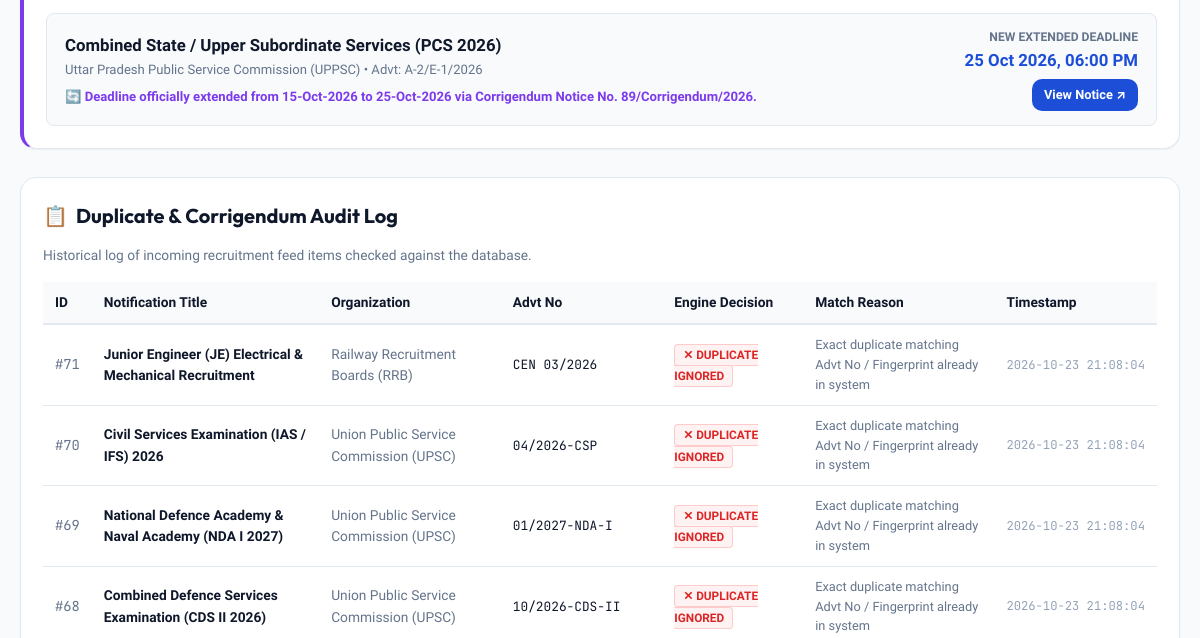
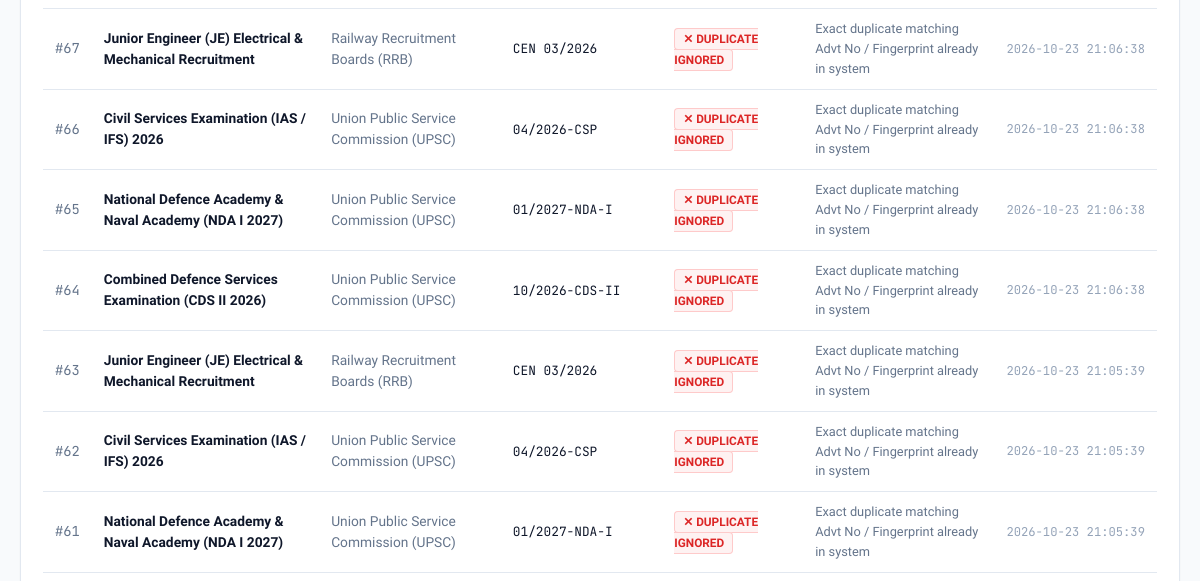
/duplicates (middle part), run on an earlier commit of the app's database (2 pictures, top to bottom).
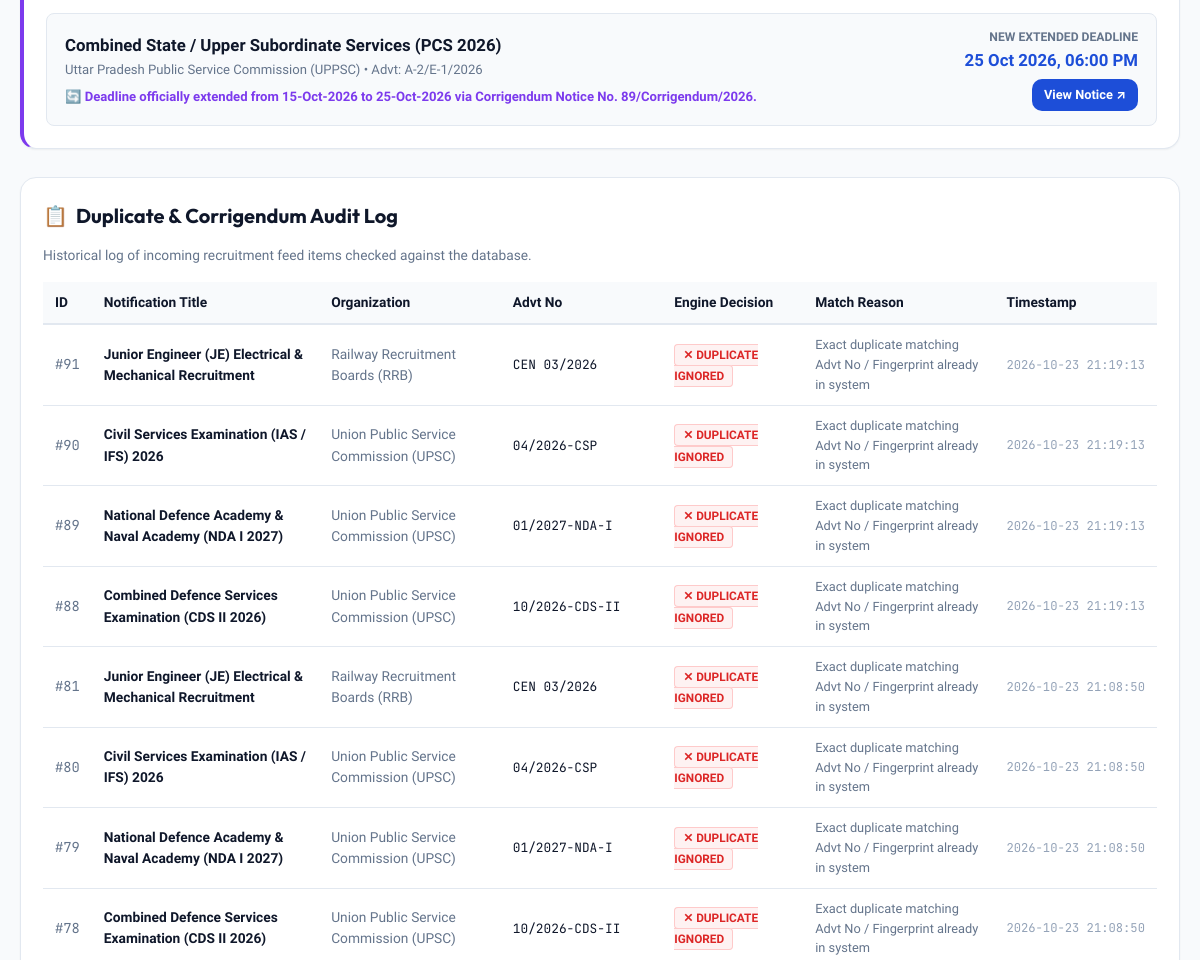
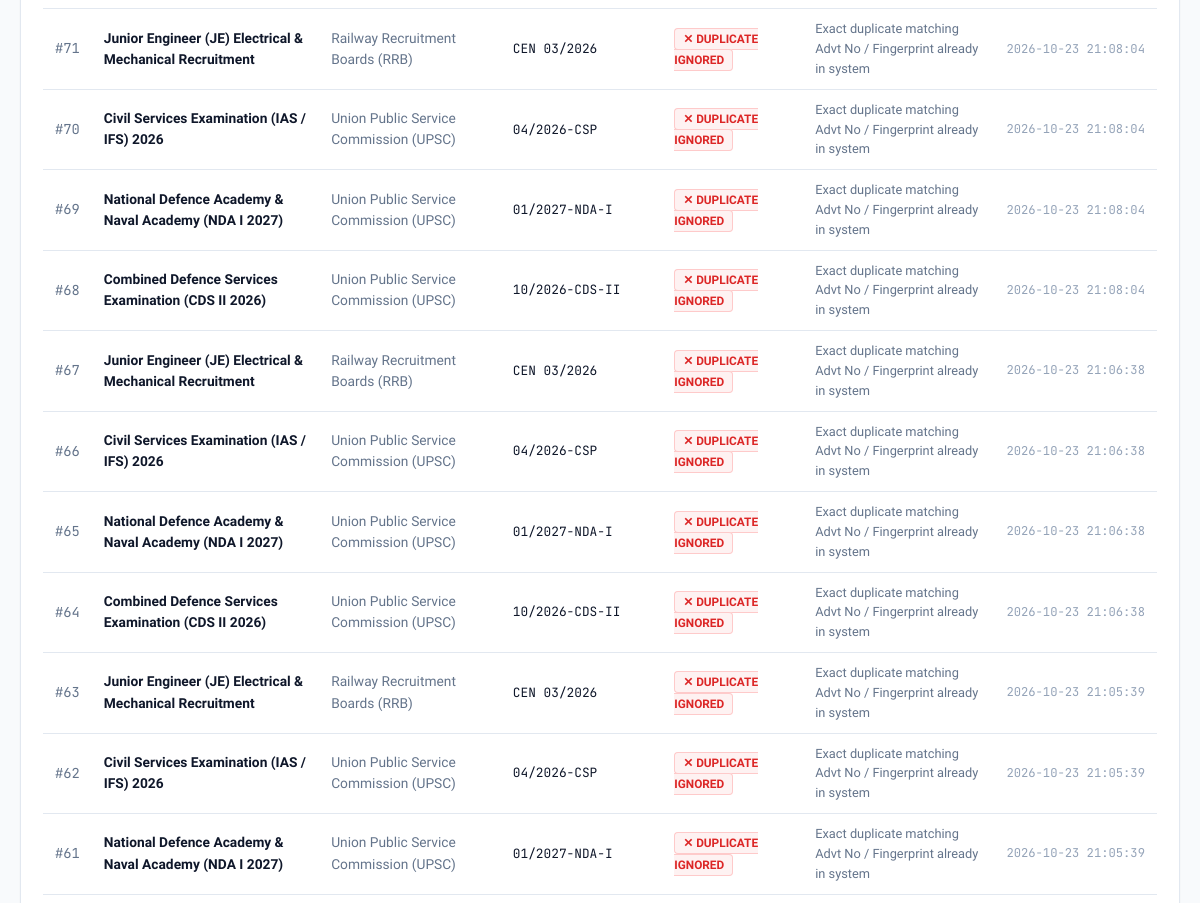
And on a later commit of the database (2 pictures, top to bottom).
### tables this page shows
CREATE TABLE jobs (
        id INTEGER PRIMARY KEY AUTOINCREMENT,
        hash_fingerprint TEXT UNIQUE NOT NULL,
        title TEXT NOT NULL,
        organization TEXT NOT NULL,
        advt_no TEXT NOT NULL,
        category TEXT NOT NULL,
        state TEXT NOT NULL,
        vacancies INTEGER NOT NULL DEFAULT 1,
        salary_pay TEXT,
        min_age INTEGER NOT NULL DEFAULT 18,
        max_age INTEGER NOT NULL DEFAULT 35,
        min_qualification TEXT NOT NULL,
        qualification_details TEXT,
        stream_specialization TEXT DEFAULT 'Any',
        age_relaxation_json TEXT,
        application_start TEXT,
        deadline TEXT NOT NULL,
        original_deadline TEXT,
        is_extended INTEGER DEFAULT 0,
        corrigendum_note TEXT,
        application_fee TEXT,
        official_notification_url TEXT NOT NULL,
        official_apply_url TEXT NOT NULL,
        source_portal TEXT NOT NULL,
        is_verified INTEGER DEFAULT 1,
        created_at TEXT NOT NULL,
        updated_at TEXT NOT NULL
    );

CREATE TABLE duplicate_logs (
        id INTEGER PRIMARY KEY AUTOINCREMENT,
        incoming_title TEXT NOT NULL,
        incoming_org TEXT NOT NULL,
        incoming_advt TEXT NOT NULL,
        matched_job_id INTEGER,
        status TEXT NOT NULL,
        match_reason TEXT NOT NULL,
        detected_at TEXT NOT NULL
    );

### app.py (the view)
@app.route('/duplicates')
def duplicates_page():
    conn = get_db_connection()
    cursor = conn.cursor()
    cursor.execute("SELECT * FROM duplicate_logs ORDER BY id DESC LIMIT 50")
    logs = cursor.fetchall()
    cursor.execute("SELECT * FROM jobs WHERE is_extended = 1 ORDER BY updated_at DESC")
    extended_jobs = cursor.fetchall()
    conn.close()
    enriched_extended = [enrich_job_with_deadline_meta(j) for j in extended_jobs]
    return render_template('duplicates.html', logs=logs, extended_jobs=enriched_extended)

### app.py (called while the page is built)
def get_current_system_time():
    return datetime(2026, 10, 20, 11, 0, 0)

def parse_deadline(deadline_str):
    try:
        return datetime.strptime(deadline_str, "%Y-%m-%d %H:%M:%S")
    except Exception:
        try:
            return datetime.strptime(deadline_str[:10], "%Y-%m-%d")
        except Exception:
            return datetime.now() + timedelta(days=7)

@app.context_processor
def inject_global_data():
    now = get_current_system_time()
    return {
        "current_time_str": now.strftime("%d %B %Y, %I:%M %p"),
        "current_year": 2026
    }

### database.py (called while the page is built, shortened)
def get_db_path():
    return ORIGINAL_DB_PATH

def get_db_connection():
    conn = sqlite3.connect(get_db_path())
    conn.row_factory = sqlite3.Row
    return conn

### services/scraper_service.py (called while the page is built, shortened)
def verify_official_link(url: str):
    if not url or url.startswith("#"):
        return {"is_official": False, "reason": "No valid URL provided"}
    try:
        parsed = urlparse(url)
        hostname = (parsed.hostname or "").lower()
        if hostname.endswith(".gov.in") or hostname.endswith(".nic.in"):
            return {
                "is_official": True,
                "domain": hostname,
                "badge": "Official .GOV.IN Portal",
                "message": "Authentic government portal verified by National Informatics Centre (NIC)."
            }
    except Exception as e:
        return {"is_official": False, "reason": str(e)}

### templates/duplicates.html (shortened to what this page needs)
{% extends "base.html" %}
{% block content %}
<div class="search-filter-card" style="margin-bottom: 28px; border-left: 4px solid var(--extended);">
  {% if extended_jobs %}
    <div style="display: flex; flex-direction: column; gap: 14px;">
      {% for job in extended_jobs %}
        <div style="background: var(--bg-primary); border: 1px solid var(--border-color); border-radius: 8px; padding: 14px 18px; display: flex; justify-content: space-between; align-items: center; flex-wrap: wrap; gap: 14px;">
          <div>
            <a href="{{ url_for('job_detail', job_id=job.id) }}" style="font-weight: 700; font-size: 1.05rem; color: var(--text-main);">
              {{ job.title }}
            </a>
            <div style="font-size: 0.82rem; color: var(--text-muted); margin-top: 2px;">
              {{ job.organization }} • Advt: {{ job.advt_no }}
            </div>
            <div style="font-size: 0.82rem; color: var(--extended); font-weight: 600; margin-top: 6px;">
              🔄 {{ job.corrigendum_note }}
            </div>
          </div>
          <div style="text-align: right;">
            <div style="font-size: 0.76rem; text-transform: uppercase; color: var(--text-muted); font-weight: 700;">New Extended Deadline</div>
            <div style="font-size: 1.05rem; font-weight: 800; color: var(--primary);">
              {{ job.deadline_formatted }}
            </div>
            <a href="{{ url_for('job_detail', job_id=job.id) }}" class="btn-primary-apply" style="padding: 6px 12px; font-size: 0.8rem; margin-top: 6px;">
              View Notice ↗
            </a>
          </div>
        </div>
      {% endfor %}
    </div>
  {% else %}
    <p style="color: var(--text-muted); font-size: 0.88rem;">No extended corrigendums currently active.</p>
  {% endif %}
</div>
<div class="search-filter-card">
  <h3 style="font-family: var(--font-display); font-size: 1.25rem; font-weight: 700; margin-bottom: 14px; display: flex; align-items: center; gap: 8px;">
    <span>📋</span> Duplicate & Corrigendum Audit Log
  </h3>
  <p style="font-size: 0.86rem; color: var(--text-muted); margin-bottom: 16px;">
    Historical log of incoming recruitment feed items checked against the database.
  </p>
  <div style="overflow-x: auto;">
    <table style="width: 100%; border-collapse: collapse; font-size: 0.86rem; text-align: left;">
      <thead>
        <tr style="background: var(--bg-primary); border-bottom: 2px solid var(--border-color);">
          <th style="padding: 10px 12px; font-weight: 700;">ID</th>
          <th style="padding: 10px 12px; font-weight: 700;">Notification Title</th>
          <th style="padding: 10px 12px; font-weight: 700;">Organization</th>
          <th style="padding: 10px 12px; font-weight: 700;">Advt No</th>
          <th style="padding: 10px 12px; font-weight: 700;">Engine Decision</th>
          <th style="padding: 10px 12px; font-weight: 700;">Match Reason</th>
          <th style="padding: 10px 12px; font-weight: 700;">Timestamp</th>
        </tr>
      </thead>
      <tbody>
        {% for log in logs %}
          <tr style="border-bottom: 1px solid var(--border-color);">
            <td style="padding: 10px 12px; font-family: var(--font-mono); color: var(--text-muted);">#{{ log.id }}</td>
            <td style="padding: 10px 12px; font-weight: 600; color: var(--text-main);">{{ log.incoming_title }}</td>
            <td style="padding: 10px 12px; color: var(--text-muted);">{{ log.incoming_org }}</td>
            <td style="padding: 10px 12px; font-family: var(--font-mono); font-size: 0.8rem;">{{ log.incoming_advt }}</td>
            <td style="padding: 10px 12px;">
              {% if log.status == 'DUPLICATE_IGNORED' %}
                <span style="background: var(--critical-bg); color: var(--critical); border: 1px solid var(--critical-border); padding: 3px 8px; border-radius: 4px; font-size: 0.74rem; font-weight: 700;">
                  ✕ DUPLICATE IGNORED
                </span>
              {% elif log.status == 'CORRIGENDUM_UPDATED' %}
                <span style="background: var(--extended-bg); color: var(--extended); border: 1px solid var(--extended-border); padding: 3px 8px; border-radius: 4px; font-size: 0.74rem; font-weight: 700;">
                  🔄 CORRIGENDUM UPDATED
                </span>
              {% elif log.status == 'NEW_INSERTED' %}
                <span style="background: var(--open-bg); color: var(--open); border: 1px solid var(--open-border); padding: 3px 8px; border-radius: 4px; font-size: 0.74rem; font-weight: 700;">
                  ✓ NEW INSERTED
                </span>
              {% else %}
                <span style="background: var(--urgent-bg); color: var(--urgent); padding: 3px 8px; border-radius: 4px; font-size: 0.74rem; font-weight: 700;">
                  {{ log.status }}
                </span>
              {% endif %}
            </td>
            <td style="padding: 10px 12px; font-size: 0.8rem; color: var(--text-muted);">{{ log.match_reason }}</td>
            <td style="padding: 10px 12px; font-size: 0.76rem; font-family: var(--font-mono); color: var(--text-light); white-space: nowrap;">{{ log.detected_at }}</td>
          </tr>
        {% endfor %}
      </tbody>
    </table>
  </div>
</div>
{% endblock %}

### templates/base.html (shortened to what this page needs)
<!DOCTYPE html>
<html lang="en">
<head>
  <link rel="stylesheet" href="{{ url_for('static', filename='css/style.css') }}">
</head>
<body>
  <main class="main-wrapper">
    {% block content %}{% endblock %}
  </main>
</body>
</html>

### static/css/style.css (style rules this page uses)
:root { --bg-primary: #f8fafc; --bg-surface: #ffffff; --bg-surface-elevated: #ffffff; --bg-glass: rgba(255, 255, 255, 0.85); --border-color: #e2e8f0; --border-focus: #3b82f6; --text-main: #0f172a; --text-muted: #64748b; --text-light: #94a3b8; --primary: #1d4ed8; --primary-hover: #1e40af; --primary-light: #eff6ff; --primary-border: #bfdbfe; --accent: #f59e0b; --accent-light: #fef3c7; --critical: #dc2626; --critical-bg: #fef2f2; --critical-border: #fecaca; --critical-pulse: rgba(220, 38, 38, 0.35); --urgent: #ea580c; --urgent-bg: #fff7ed; --urgent-border: #fed7aa; --approaching: #d97706; --approaching-bg: #fffbeb; --approaching-border: #fde68a; --open: #059669; --open-bg: #ecfdf5; --open-border: #a7f3d0; --closed: #64748b; --closed-bg: #f1f5f9; --closed-border: #cbd5e1; --extended: #7c3aed; --extended-bg: #f5f3ff; --extended-border: #ddd6fe; --shadow-sm: 0 1px 2px 0 rgba(0, 0, 0, 0.05); --shadow-md: 0 4px 6px -1px rgba(0, 0, 0, 0.07), 0 2px 4px -2px rgba(0, 0, 0, 0.05); --shadow-lg: 0 10px 15px -3px rgba(0, 0, 0, 0.08), 0 4px 6px -4px rgba(0, 0, 0, 0.04); --shadow-xl: 0 20px 25px -5px rgba(0, 0, 0, 0.1), 0 8px 10px -6px rgba(0, 0, 0, 0.05); --radius-sm: 6px; --radius-md: 10px; --radius-lg: 16px; --radius-full: 9999px; --font-sans: 'Plus Jakarta Sans', system-ui, -apple-system, sans-serif; --font-display: 'Outfit', sans-serif; --font-mono: 'JetBrains Mono', monospace; --transition: all 0.2s cubic-bezier(0.16, 1, 0.3, 1); }
*, *::before, *::after { box-sizing: border-box; margin: 0; padding: 0; }
body { font-family: var(--font-sans); background-color: var(--bg-primary); color: var(--text-main); line-height: 1.55; -webkit-font-smoothing: antialiased; min-height: 100vh; display: flex; flex-direction: column; }
a { color: inherit; text-decoration: none; }
.main-wrapper { max-width: 1320px; margin: 0 auto; padding: 24px 20px 60px; flex: 1; width: 100%; }
.search-filter-card { background: var(--bg-surface); border: 1px solid var(--border-color); border-radius: var(--radius-lg); padding: 22px; margin-bottom: 28px; box-shadow: var(--shadow-sm); }
.btn-primary-apply { flex: 1; background: var(--primary); color: white; padding: 9px 14px; border-radius: var(--radius-md); font-size: 0.88rem; font-weight: 700; text-align: center; display: inline-flex; align-items: center; justify-content: center; gap: 6px; transition: var(--transition); }

What changed in the data, as far as the page shows it:
added duplicate_logs: id "91", incoming_title "Junior Engineer (JE) Electrical & Mechanical Recruitment", incoming_org "Railway Recruitment Boards (RRB)", incoming_advt "CEN 03/2026", shows "✕ DUPLICATE IGNORED", match_reason "Exact duplicate matching Advt No / Fingerprint already in system", detected_at "2026-10-23 21:19:13"
added duplicate_logs: id "90", incoming_title "Civil Services Examination (IAS / IFS) 2026", incoming_org "Union Public Service Commission (UPSC)", incoming_advt "04/2026-CSP", shows "✕ DUPLICATE IGNORED", match_reason "Exact duplicate matching Advt No / Fingerprint already in system", detected_at "2026-10-23 21:19:13"
added duplicate_logs: id "89", incoming_title "National Defence Academy & Naval Academy (NDA I 2027)", incoming_org "Union Public Service Commission (UPSC)", incoming_advt "01/2027-NDA-I", shows "✕ DUPLICATE IGNORED", match_reason "Exact duplicate matching Advt No / Fingerprint already in system", detected_at "2026-10-23 21:19:13"
added duplicate_logs: id "88", incoming_title "Combined Defence Services Examination (CDS II 2026)", incoming_org "Union Public Service Commission (UPSC)", incoming_advt "10/2026-CDS-II", shows "✕ DUPLICATE IGNORED", match_reason "Exact duplicate matching Advt No / Fingerprint already in system", detected_at "2026-10-23 21:19:13"
added duplicate_logs: id "81", incoming_title "Junior Engineer (JE) Electrical & Mechanical Recruitment", incoming_org "Railway Recruitment Boards (RRB)", incoming_advt "CEN 03/2026", shows "✕ DUPLICATE IGNORED", match_reason "Exact duplicate matching Advt No / Fingerprint already in system", detected_at "2026-10-23 21:08:50"
added duplicate_logs: id "80", incoming_title "Civil Services Examination (IAS / IFS) 2026", incoming_org "Union Public Service Commission (UPSC)", incoming_advt "04/2026-CSP", shows "✕ DUPLICATE IGNORED", match_reason "Exact duplicate matching Advt No / Fingerprint already in system", detected_at "2026-10-23 21:08:50"
added duplicate_logs: id "79", incoming_title "National Defence Academy & Naval Academy (NDA I 2027)", incoming_org "Union Public Service Commission (UPSC)", incoming_advt "01/2027-NDA-I", shows "✕ DUPLICATE IGNORED", match_reason "Exact duplicate matching Advt No / Fingerprint already in system", detected_at "2026-10-23 21:08:50"
added duplicate_logs: id "78", incoming_title "Combined Defence Services Examination (CDS II 2026)", incoming_org "Union Public Service Commission (UPSC)", incoming_advt "10/2026-CDS-II", shows "✕ DUPLICATE IGNORED", match_reason "Exact duplicate matching Advt No / Fingerprint already in system", detected_at "2026-10-23 21:08:50"
